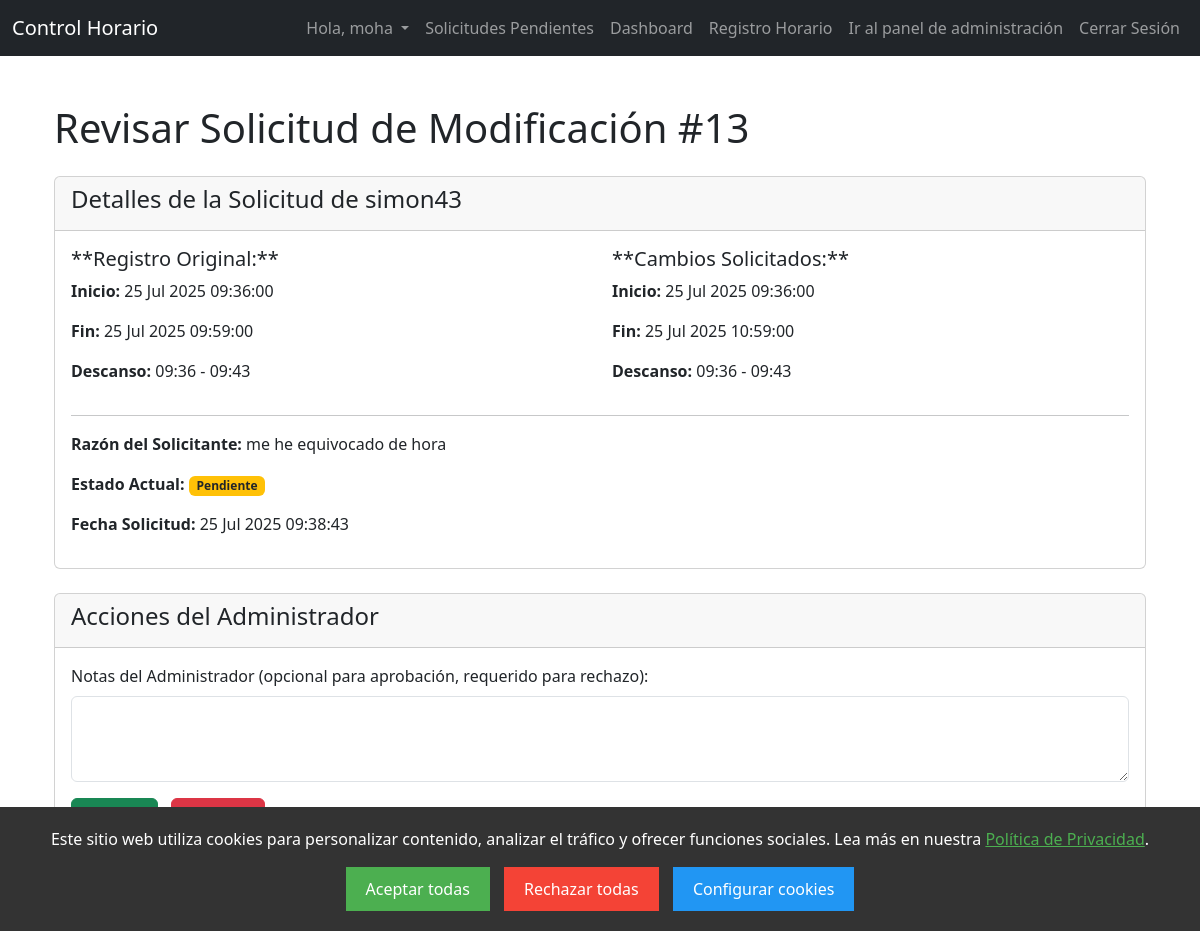
/review-request/13/ (signed in), run on the app's committed database.
### control_horario_app/models.py (models this page shows, shortened)
class TimeEntryModificationRequest(models.Model):
    original_entry = models.ForeignKey(TimeEntry, on_delete=models.CASCADE, related_name='modification_requests')
    requesting_user = models.ForeignKey(User, on_delete=models.CASCADE, related_name='sent_modification_requests')
    requested_start_time = models.DateTimeField()
    requested_end_time = models.DateTimeField(null=True, blank=True)
    requested_break_start = models.DateTimeField(null=True, blank=True)
    requested_break_end = models.DateTimeField(null=True, blank=True)
    reason = models.TextField(blank=True, null=True, help_text="Razón para la solicitud de cambio.")
    REQUEST_STATUS_CHOICES = [
        ('pending', 'Pendiente'),
        ('approved', 'Aprobada'),
        ('rejected', 'Rechazada'),
    ]
    status = models.CharField(max_length=10, choices=REQUEST_STATUS_CHOICES, default='pending')
    requested_at = models.DateTimeField(auto_now_add=True)
    reviewed_at = models.DateTimeField(null=True, blank=True)
    reviewer = models.ForeignKey(User, on_delete=models.SET_NULL, null=True, blank=True, related_name='reviewed_modification_requests')
    admin_notes = models.TextField(blank=True, null=True, help_text="Notas del administrador al revisar la solicitud.")
    class Meta:
        ordering = ['-requested_at']

class TimeEntry(models.Model):
    user = models.ForeignKey(User, on_delete=models.CASCADE)
    start_time = models.DateTimeField()
    end_time = models.DateTimeField(null=True, blank=True)
    break_start = models.DateTimeField(null=True, blank=True)
    break_end = models.DateTimeField(null=True, blank=True)
    notes = models.TextField(blank=True)
    created_at = models.DateTimeField(auto_now_add=True)
    is_edited = models.BooleanField(default=False) # Considerar añadir esto para auditoría
    last_edited = models.DateTimeField(null=True, blank=True) # Y esto
    class Meta:
        ordering = ['-start_time'] # Esto ya debería estar

### control_horario_app/views.py (the view, shortened to what this page needs)
# urls.py: path('review-request/<int:request_id>/', views.review_modification_request, name='review_modification_request_detail'),
@login_required
@user_passes_test(is_admin, login_url='/dashboard/')
def review_modification_request(request, request_id):
    modification_request = get_object_or_404(TimeEntryModificationRequest, id=request_id)
    context = {
        'modification_request_obj': modification_request, # <-- CAMBIADO AQUI
    }
    return render(request, 'control_horario_app/admin_review_request.html', context)

### control_horario_app/views.py (called while the page is built)
def is_admin(user):
    return user.is_staff

### control_horario_app/templates/control_horario_app/admin_review_request.html (shortened to what this page needs)
{% extends 'base.html' %}
{% load static %}
{% block content %}
<div class="container mt-5">
    <h1 class="mb-4">Revisar Solicitud de Modificación #{{ modification_request_obj.id }}</h1>
    <div class="card mb-4">
        <div class="card-header">
            <h4>Detalles de la Solicitud de {{ modification_request_obj.requesting_user.username }}</h4>
        </div>
        <div class="card-body">
            <div class="row">
                <div class="col-md-6">
                    <h5>**Registro Original:**</h5>
                    <p><strong>Inicio:</strong> {{ modification_request_obj.original_entry.start_time|date:"d M Y H:i:s" }}</p>
                    <p><strong>Fin:</strong> {{ modification_request_obj.original_entry.end_time|default:"N/A"|date:"d M Y H:i:s" }}</p>
                    <p><strong>Descanso:</strong>
                        {% if modification_request_obj.original_entry.break_start and modification_request_obj.original_entry.break_end %}
                            {{ modification_request_obj.original_entry.break_start|date:"H:i" }} - {{ modification_request_obj.original_entry.break_end|date:"H:i" }}
                        {% else %}
                            N/A
                        {% endif %}
                    </p>
                </div>
                <div class="col-md-6">
                    <h5>**Cambios Solicitados:**</h5>
                    <p><strong>Inicio:</strong> {{ modification_request_obj.requested_start_time|date:"d M Y H:i:s" }}</p>
                    <p><strong>Fin:</strong> {{ modification_request_obj.requested_end_time|default:"N/A"|date:"d M Y H:i:s" }}</p>
                    <p><strong>Descanso:</strong>
                        {% if modification_request_obj.requested_break_start and modification_request_obj.requested_break_end %}
                            {{ modification_request_obj.requested_break_start|date:"H:i" }} - {{ modification_request_obj.requested_break_end|date:"H:i" }}
                        {% else %}
                            N/A
                        {% endif %}
                    </p>
                </div>
            </div>
            <hr>
            <p><strong>Razón del Solicitante:</strong> {{ modification_request_obj.reason|default:"N/A" }}</p>
            <p><strong>Estado Actual:</strong> <span class="badge
                {% if modification_request_obj.status == 'pending' %}bg-warning text-dark{% elif modification_request_obj.status == 'approved' %}bg-success{% else %}bg-danger{% endif %}">
                {{ modification_request_obj.get_status_display }}
            </span></p>
            <p><strong>Fecha Solicitud:</strong> {{ modification_request_obj.requested_at|date:"d M Y H:i:s" }}</p>
        </div>
    </div>
    {% if modification_request_obj.status == 'pending' %}
    <div class="card">
        <div class="card-header">
            <h4>Acciones del Administrador</h4>
        </div>
        <div class="card-body">
            <form method="post" action="{% url 'review_modification_request_detail' modification_request_obj.id %}">
                <div class="mb-3">
                    <label for="admin_notes" class="form-label">Notas del Administrador (opcional para aprobación, requerido para rechazo):</label>
                    <textarea class="form-control" id="admin_notes" name="admin_notes" rows="3"></textarea>
                </div>
                <button type="submit" name="action" value="approve" class="btn btn-success me-2">Aprobar</button>
                <button type="submit" name="action" value="reject" class="btn btn-danger">Rechazar</button>
            </form>
        </div>
    </div>
    {% endif %}
    <p class="mt-4"><a href="{% url 'admin_modification_requests' %}" class="btn btn-secondary">Volver a la lista de solicitudes</a></p>
</div>
{% endblock %}

### control_horario_app/templates/control_horario_app/base.html (shortened to what this page needs)
<!DOCTYPE html>
<html lang="es">
<head>
    <link href="https://cdn.jsdelivr.net/npm/bootstrap@5.3.2/dist/css/bootstrap.min.css" rel="stylesheet">
    <link rel="stylesheet" href="https://cdn.jsdelivr.net/npm/bootstrap-icons@1.11.3/font/bootstrap-icons.min.css">
</head>
<body>
    <nav class="navbar navbar-expand-lg navbar-dark bg-dark">
        <div class="container-fluid">
            <a class="navbar-brand" href="#">Control Horario</a>
            <div class="collapse navbar-collapse" id="navbarNav">
                <ul class="navbar-nav ms-auto">
                    {% if user.is_authenticated %}
                    <li class="nav-item dropdown">
                        <a class="nav-link dropdown-toggle" href="#" id="navbarDropdown" role="button" data-bs-toggle="dropdown" aria-expanded="false">
                            Hola, {{ user.username }}
                        </a>
                    </li>
                        {% if request.user.is_authenticated and request.user.is_staff %}
                            <li class="nav-item">
                                <a class="nav-link" href="{% url 'admin_modification_requests' %}">
                                    Solicitudes Pendientes {% if pending_requests_count %} <span class="badge bg-danger">{{ pending_requests_count }}</span>{% endif %}
                                </a>
                            </li>
                        {% endif %}
                        <li class="nav-item">
                            <a class="nav-link" href="{% url 'dashboard' %}">Dashboard</a>
                        </li>
                        <li class="nav-item">
                            <a class="nav-link" href="{% url 'timesheet' %}">Registro Horario</a>
                        </li>
                        {% if request.user.is_authenticated and request.user.is_staff %}
                        <li>
                             <a href="{% url 'admin:login' %}" target="_blank" class="nav-item nav-link">Ir al panel de administración</a>
                        </li>
                         {% endif %}
                        <li class="nav-item">
                            <a class="nav-link" href="{% url 'logout' %}">Cerrar Sesión</a>
                        </li>
                    {% endif %}
                </ul>
            </div>
        </div>
    </nav>
    <div class="container mt-4">
        {% block content %}
        {% endblock %}
    </div>
    {% if not request.COOKIES.cookie_consent %}
<div id="cookie-banner" class="cookie-banner" style="position: fixed; bottom: 0; width: 100%; background: #333; color: white; text-align: center; padding: 20px; z-index: 1000;">
    <p>
        Este sitio web utiliza cookies para personalizar contenido, analizar el tráfico y ofrecer funciones sociales.
        Lea más en nuestra <a href="{% url 'privacy_policy' %}" style="color: #4CAF50; text-decoration: underline;">Política de Privacidad</a>.
    </p>
    <div style="margin-top: 10px;">
        <button id="accept-all-cookies" style="background: #4CAF50; color: white; padding: 10px 20px; border: none; cursor: pointer; margin-right: 10px;">
            Aceptar todas
        </button>
        <button id="reject-all-cookies" style="background: #f44336; color: white; padding: 10px 20px; border: none; cursor: pointer; margin-right: 10px;">
            Rechazar todas
        </button>
        <button id="configure-cookies" style="background: #2196F3; color: white; padding: 10px 20px; border: none; cursor: pointer;">
            Configurar cookies
        </button>
    </div>
</div>
{% endif %}
</body>
</html>

### data on the page
TimeEntryModificationRequest: id "13", requesting_user.username "simon43", original_entry.start_time "25 Jul 2025 09:36:00", original_entry.end_time "25 Jul 2025 09:59:00", original_entry.break_start "09:36", original_entry.break_end "09:43", requested_start_time "25 Jul 2025 09:36:00", requested_end_time "25 Jul 2025 10:59:00", requested_break_start "09:36", requested_break_end "09:43", reason "me he equivocado de hora", status "Pendiente", requested_at "25 Jul 2025 09:38:43"

### other printed values
{{ user.username }} "moha"
